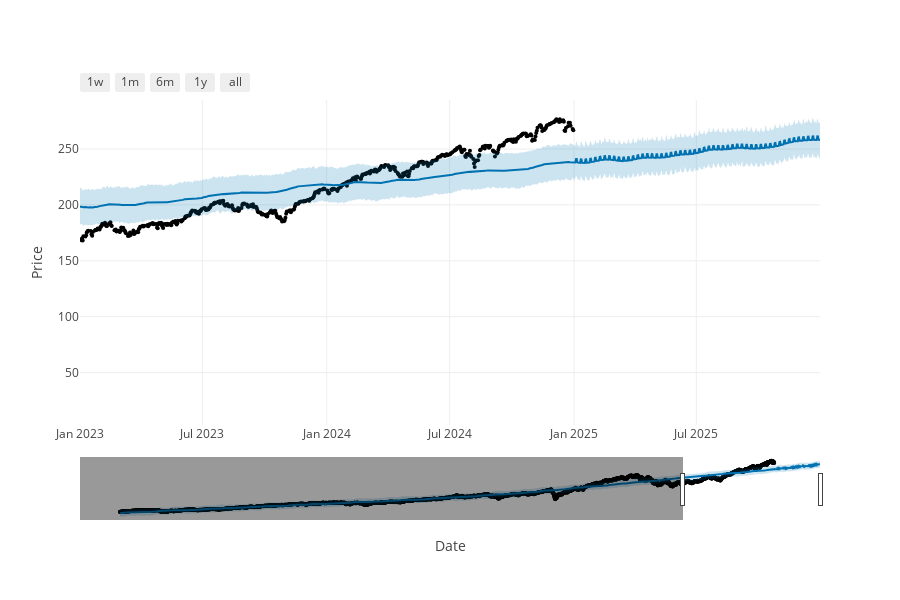

Notebook code cell kept with this figure:
### Code cell
# visualize

# Plot Forecast
fig1 = plot_plotly(m, forecast)
# fig1.layout.update(title_text=f"Forecast for 1 Year: {ticker_name} '{selected_stock}'")
fig1.update_layout(yaxis_title='Price')
fig1.update_layout(xaxis_title='Date')
# ADD LEGEND <<<<<
# Calculate default date range
end_date = forecast['ds'].max()
start_date = end_date - pd.Timedelta(days=1095)
fig1.update_xaxes(range=[start_date, end_date])
# fig1.update_layout(xaxis_rangeslider_visible=False)
fig1

### Figure 1 — Plotly figure (JSON) as saved in the notebook; plotly's stock layout.template omitted (floating-point values rounded to 4 significant figures; data arrays with more than 128 entries replaced by an {"elided": "..."} marker saying what was removed)
{"data": [{"marker": {"color": "black", "size": 4}, "mode": "markers", "name": "Actual", "type": "scatter", "x": {"elided": "3593 str values"}, "y": {"elided": "3593 float values"}}, {"hoverinfo": "skip", "line": {"width": 0}, "mode": "lines", "type": "scatter", "x": {"elided": "3958 str values"}, "y": {"elided": "3958 float values"}}, {"fill": "tonexty", "fillcolor": "rgba(0, 114, 178, 0.2)", "line": {"color": "#0072B2", "width": 2}, "mode": "lines", "name": "Predicted", "type": "scatter", "x": {"elided": "3958 str values"}, "y": {"elided": "3958 float values"}}, {"fill": "tonexty", "fillcolor": "rgba(0, 114, 178, 0.2)", "hoverinfo": "skip", "line": {"width": 0}, "mode": "lines", "type": "scatter", "x": {"elided": "3958 str values"}, "y": {"elided": "3958 float values"}}], "layout": {"height": 600, "showlegend": false, "width": 900, "xaxis": {"range": ["2023-01-01T00:00:00", "2025-12-31T00:00:00"], "rangeselector": {"buttons": [{"count": 7, "label": "1w", "step": "day", "stepmode": "backward"}, {"count": 1, "label": "1m", "step": "month", "stepmode": "backward"}, {"count": 6, "label": "6m", "step": "month", "stepmode": "backward"}, {"count": 1, "label": "1y", "step": "year", "stepmode": "backward"}, {"step": "all"}]}, "rangeslider": {"visible": true}, "title": {"text": "Date"}, "type": "date"}, "yaxis": {"title": {"text": "Price"}}}}
